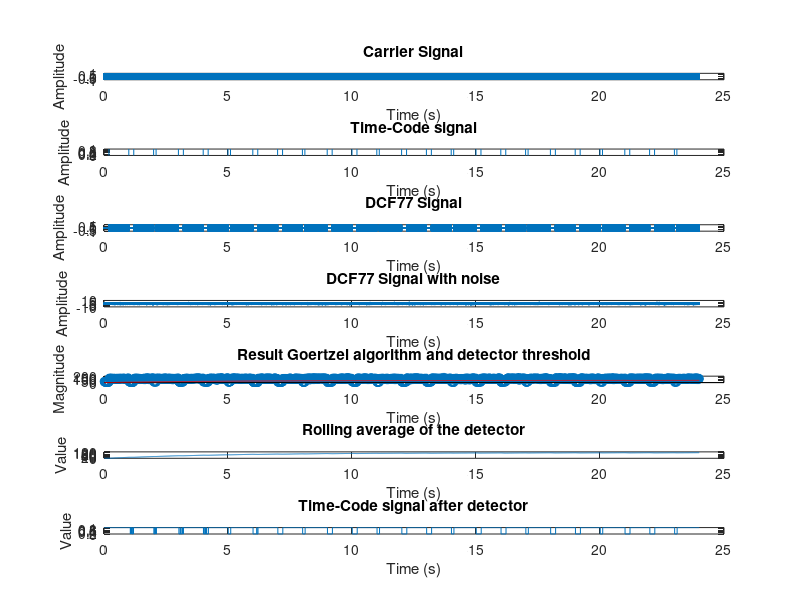
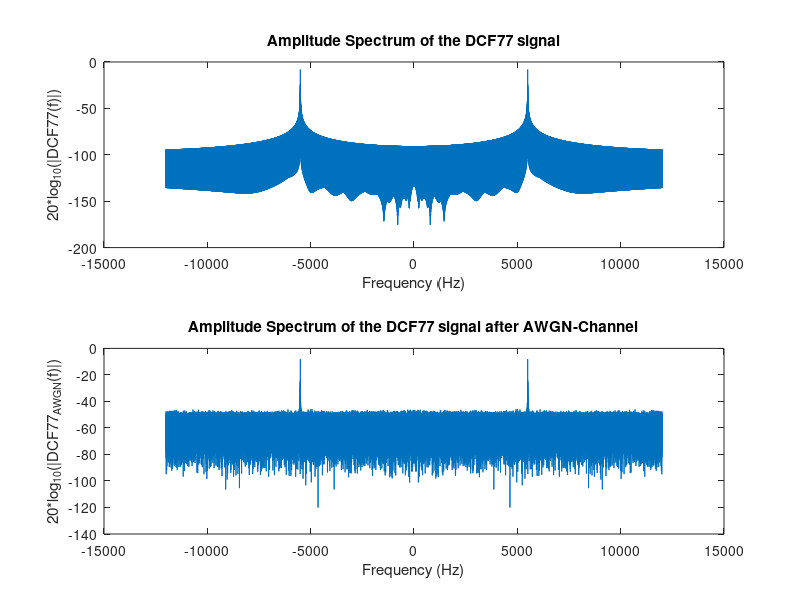

The MATLAB script that drew these images, in order:
clear;
close all;
clc;

%% Simulation Parameter Section

%Sampling parameters
fs = 24e3; %Sampling frequency in Hz
duration = 24; %Overall sampling duration in s (duration of the simulation)

%AWGN-Channel parameters
awgn_snr = -5; %SNR after the AWGN-channel in dB

%Goertzel Macro parameters
goertzel_segment_duration = 0.01; %Duration of the Goertzel algorithm segment in s

%Detector parameters
det_avg_time = 10; %Time of the Exponential Moving Average in s



%% Signal Creation Section

%Creating a time vector for the duration of the simulation
t = 0:1/fs:duration;

%Creating a variable with the number of samples
N_samples = length(t);

%Carrier signal (cos at 77.5kHz)
fc = 77.5e3; %Storing the carrier frequency of the DCF77 transmitter in Hz (77.5kHz)
carrier_signal = cos(2*pi*fc*t);

%Time signal (square wave with frequency of 1Hz, 80% duty cycle, and a range from 0 to 1)
one_samples_80 = round(0.8 * fs);
one_samples_90 = round(0.9 * fs);

rect_duty_80 = [zeros(1, fs - one_samples_80), ones(1, one_samples_80)]; %Rect, duty-cycle 80%, starting at 0
rect_duty_90 = [zeros(1, fs - one_samples_90), ones(1, one_samples_90)]; %Rect, duty-cycle 90%, starting at 0

time_code_signal = [];
for i = 1:ceil(duration)
    if mod(i, 3) == 0
        time_code_signal = [time_code_signal, rect_duty_90];
    else
        time_code_signal = [time_code_signal, rect_duty_80];
    end
end
time_code_signal = time_code_signal(1:N_samples-1);
time_code_signal = [zeros(1, 1), time_code_signal];

%Creating the DCF77 signal by using Amplitude Modulation (carrier is reduced to 15% during the gap)
dcf77_signal = (0.85*time_code_signal + 0.15) .* carrier_signal;

%Add noise by passing the DCF77 signal through an AWGN-Channel
dcf77_signal_noise = awgn(dcf77_signal, awgn_snr, 'measured');



%% Goertzel Algoritm Section

%Batch analysis parameters
goertzel_segment_size = fs * goertzel_segment_duration; %Calculating the number of samples for one segment
goertzel_num_segments = duration / goertzel_segment_duration; %Calculating the number of segments
t_goertzel_segments_results = (1:goertzel_num_segments)*goertzel_segment_duration; %Create a time vector for the results for plotting

%Goertzel parameters
goertzel_k = round(5500 * goertzel_segment_duration);
goertzel_omega = 2 * pi * goertzel_k / goertzel_segment_size;
goertzel_coeff = 2 * cos(goertzel_omega);

%Initializing Goertzel variables and a vector to store the results
Q_0 = 0;
Q_1 = 0;
Q_2 = 0;
goertzel_segments_magnitudes = zeros(1, goertzel_num_segments); %Vector for storing the results of the analysis of the segments 

%Goertzel algorithm segment processing
for seg = 1:goertzel_num_segments
    %Resetting the Goertzel variables
    Q_0 = 0;
    Q_1 = 0;
    Q_2 = 0;

    %Calculating the start and end index of the samples to process
    index_start = (seg-1)*goertzel_segment_size + 1;
    index_end = seg*goertzel_segment_size;
    
    %Executing the Goertzel algorithm
    for j = index_start:index_end
        Q_0 = Q_1 * goertzel_coeff - Q_2 + dcf77_signal_noise(j);
        Q_2 = Q_1;
        Q_1 = Q_0;
    end
    %Calculating the squared magnitude of fc in the segment and storing the result in the vector of segment results
    goertzel_segments_magnitudes(seg) = sqrt(Q_1^2 + Q_2^2 - Q_1 * Q_2 * goertzel_coeff);
end



%% Detection Section

%Preparing vectors for the reconstructed signal and a rolling average 
exp_mov_avg = zeros(1, goertzel_num_segments);
detector_threshold = zeros(1, goertzel_num_segments);
dcf77_reconstructed = zeros(1, goertzel_num_segments);

exp_mov_avg_alpha = 2 / (det_avg_time * (1 / goertzel_segment_duration) + 1);

for seg = 1:goertzel_num_segments
    %Calculating the Exponential Moving Average
    if seg > 1
        exp_mov_avg(seg) = (1 - exp_mov_avg_alpha) * exp_mov_avg(seg - 1) + exp_mov_avg_alpha * goertzel_segments_magnitudes(seg); %Calculate a weighted average otherwise
    end

    %Calculating the current threshold
    detector_threshold(seg) = 0.575 * (1 / 0.8725) * exp_mov_avg(seg);

    %Deciding by comparing sample to threshold
    if goertzel_segments_magnitudes(seg) > detector_threshold(seg)
        dcf77_reconstructed(seg) = 1;
    else
        dcf77_reconstructed(seg) = 0;
    end
end



%% FFT and Plot Section

%Getting the number of samples and preparing a vector for the frequency axis
fft_N = length(t); %Number of samples
fft_freq = (-fft_N/2:fft_N/2-1)*(fs/fft_N); %Frequency vector

%Creating a FFT of the DCF77 signal without noise
dcf77_signal_fft = fft(dcf77_signal); %FFT of DCF77 signal
dcf77_signal_fft = fftshift(dcf77_signal_fft); %Shifting FFT
dcf77_signal_fft = dcf77_signal_fft / fft_N; %Adjusting FFT gain
dcf77_signal_fft = 20*log10(abs(dcf77_signal_fft)); %Converting to logarithmic

%Creating a FFT of the DCF77 signal with noise
dcf77_signal_noise_fft = fft(dcf77_signal_noise); %FFT of DCF77 signal with noise
dcf77_signal_noise_fft = fftshift(dcf77_signal_noise_fft); %Shifting FFT
dcf77_signal_noise_fft = dcf77_signal_noise_fft / fft_N; %Adjusting FFT gain
dcf77_signal_noise_fft = 20*log10(abs(dcf77_signal_noise_fft)); %Converting to logarithmic


%Time-Domain plots
figure
subplot(7,1,1);
plot(t, carrier_signal);
title('Carrier Signal');
xlabel('Time (s)');
ylabel('Amplitude');

subplot(7,1,2);
plot(t, time_code_signal);
title('Time-Code signal');
xlabel('Time (s)');
ylabel('Amplitude');

subplot(7,1,3);
plot(t, dcf77_signal);
title('DCF77 Signal');
xlabel('Time (s)');
ylabel('Amplitude');

subplot(7,1,4);
plot(t, dcf77_signal_noise);
title('DCF77 Signal with noise');
xlabel('Time (s)');
ylabel('Amplitude');

subplot(7,1,5);
stem(t_goertzel_segments_results, goertzel_segments_magnitudes);
hold on;
stairs(t_goertzel_segments_results, detector_threshold, 'Color', 'red');
title('Result Goertzel algorithm and detector threshold');
xlabel('Time (s)');
ylabel('Magnitude');
hold off;

subplot(7,1,6);
stairs(t_goertzel_segments_results, exp_mov_avg);
title('Rolling average of the detector');
xlabel('Time (s)');
ylabel('Value');

subplot(7,1,7);
stairs(t_goertzel_segments_results, dcf77_reconstructed);
title('Time-Code signal after detector');
xlabel('Time (s)');
ylabel('Value');


%Frequency-Domain plots
figure
subplot(2, 1, 1);
plot(fft_freq, dcf77_signal_fft);
title('Amplitude Spectrum of the DCF77 signal');
xlabel('Frequency (Hz)');
ylabel('20*log_{10}(|DCF77(f)|)');

subplot(2, 1, 2);
plot(fft_freq, dcf77_signal_noise_fft);
title('Amplitude Spectrum of the DCF77 signal after AWGN-Channel');
xlabel('Frequency (Hz)');
ylabel('20*log_{10}(|DCF77_{AWGN}(f)|)');